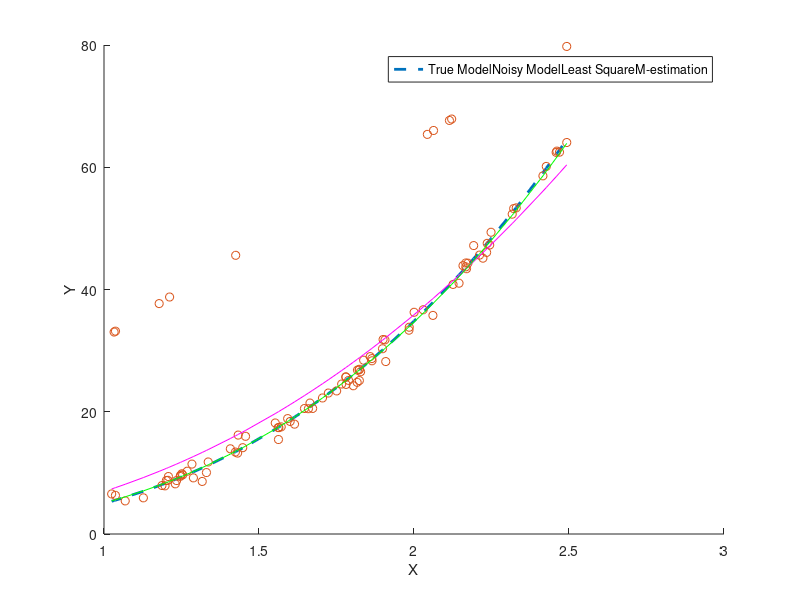
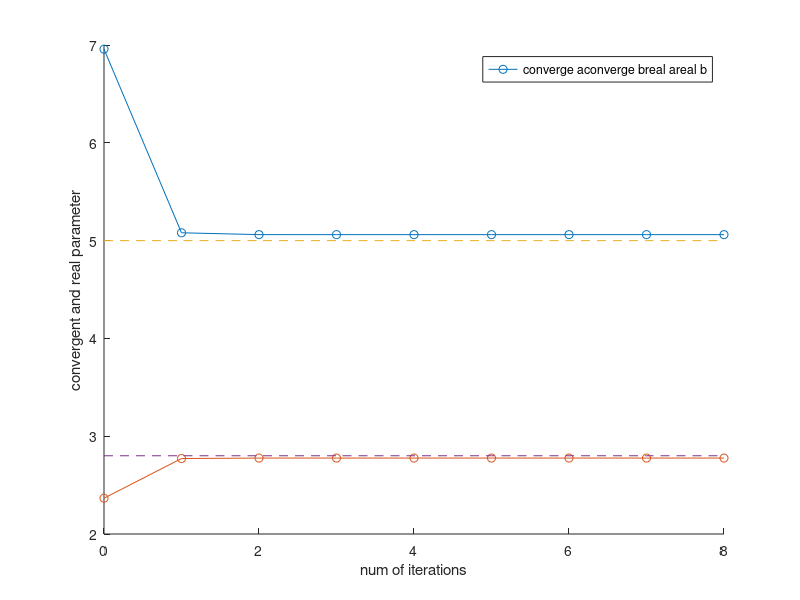
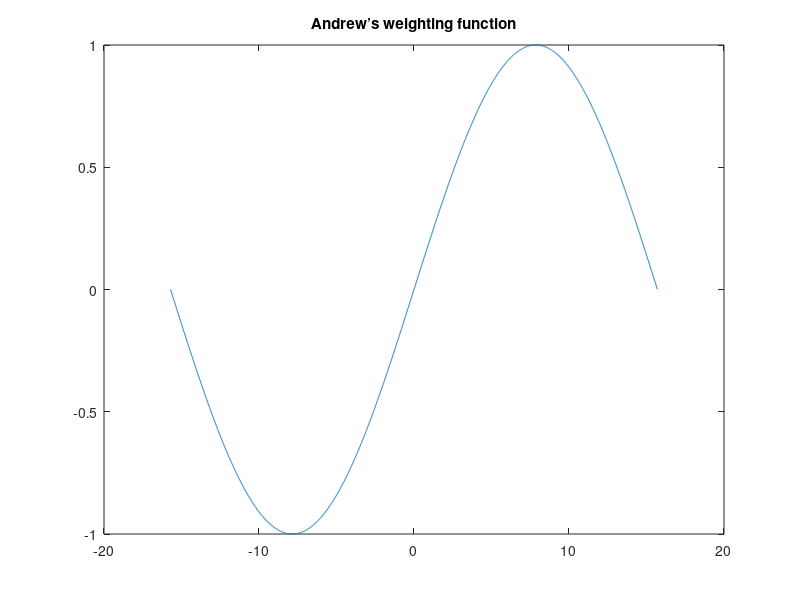
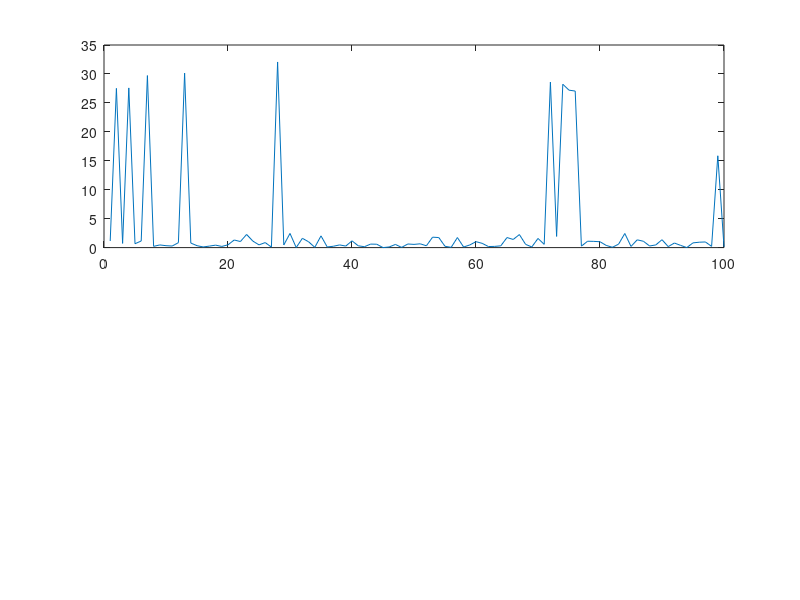

Source code (MATLAB) for these figures, in order: (Note: this script raises an error after producing the figures.)
clear all
%% Generate the input and the output data
N = 100;
a = 5;
b = 2.8;

% Input data
x = 1 + (2.5 - 1) * rand(N, 1);

% Signal Model
y_true = a * x.^b;

% Add Gaussian Noise, variance == 1
v = randn(N,1);
y_noisy = y_true + v;

% replace 10% of the noisy measurements by outliers
num_outliers = 0.1 * N;
outlier_index = randperm(N, num_outliers);
y_noisy(outlier_index) = 32 * x(outlier_index);

% re-order the x and y for figure
[x, order] = sort(x);
y_noisy = y_noisy(order);
y_true = y_true(order);

%% Least Squares Estimator
% turn the Exponential function to Linear function: y_ln = a_ln + b*x_ln;
y_ln = log(y_noisy);
x_ln = log(x);

% observation matrix: H
H = [ones(N,1), x_ln];
% Estimator: Theta
Theta = (H.' * H)^-1 * H.' * y_ln;
a_Theta = exp(Theta(1));
b_Theta = Theta(2);

%% M-Estimatior
% define the target Converges
epsilon = 1e-10;

% first estimation: LS estimation
y_ls = a_Theta * x.^b_Theta;
% residual errors
res = y_noisy - y_ls;

alpha = 5;
psi = zeros(1,N);
omega = zeros(1,N);
diff = Inf;
num_iterations = 0;
a_converge = a_Theta;
b_converge = b_Theta;
while diff > epsilon
    % Andrew’s weighting function
    for i = 1 : N
        if(abs(res(i)) <= alpha*pi)
                psi(i) = sin(res(i)/alpha); %variance == 1
                omega(i) = psi(i) / res(i);
        end
    end
    W =  diag(omega);
    
    % Estimate a and b
    Theta_M = (H.' * W * H)^-1 * H.' * W * y_ln;
    a_Theta_M = exp(Theta_M(1));
    b_Theta_M = Theta_M(2);
    
    % calculate the sum of residuals
    y_M = a_Theta_M * x.^b_Theta_M;
    res_M = y_noisy - y_M;
    diff = sum(res_M - res);
    res = res_M;
    num_iterations = num_iterations +1;
    a_converge = [a_converge a_Theta_M];
    b_converge = [b_converge b_Theta_M];
end
y_M = a_Theta_M .* x.^b_Theta_M;
%% Plot the result
figure(1)
hold on
plot(x,y_true,'--', 'Linewidth', 2);
plot(x,y_noisy,'o')
plot(x,y_ls,'m')
plot(x,y_M,'g')
legend(["True Model", "Noisy Model", "Least Square", "M-estimation"], 'Location', 'best')
xlabel("X")
ylabel("Y")
hold off

figure(2)
hold on
plot(0:num_iterations,a_converge,'-o');
plot(0:num_iterations,b_converge,'-o');
plot(0:num_iterations,a.*ones(1,num_iterations+1),"--");
plot(0:num_iterations,b.*ones(1,num_iterations+1),"--");
legend(["converge a", "converge b", "real a", "real b"], 'Location', 'best')
xlabel("num of iterations")
ylabel("convergent and real parameter")
hold off

t = -alpha*pi : 0.01 : alpha*pi;
Andrew_W_func = sin(t/alpha);
figure(3)
plot(t,Andrew_W_func)
title("Andrew’s weighting function")

figure(4)
subplot(2,1,1)
plot(1:N,abs(res))
subtitle("absolute value of the residual error vs the sample index n")
subplot(2,1,2)
plot(1:N,omega)
subtitle("weights corresponding to the signal samples after convergence")